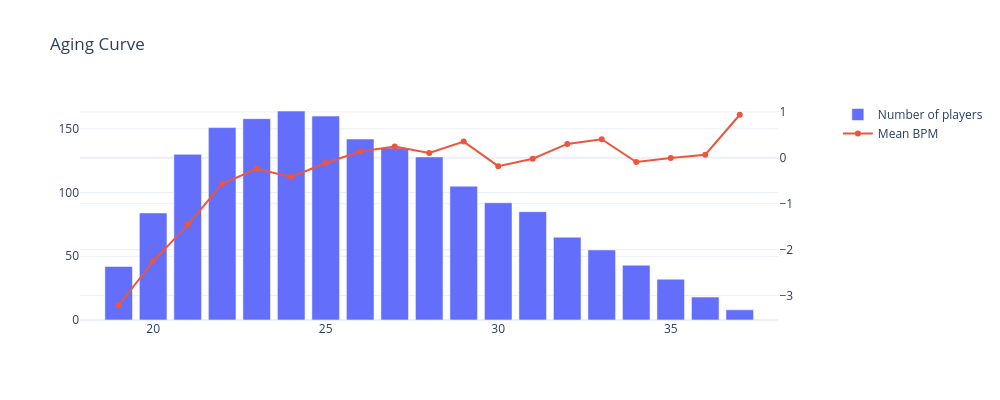

Write notebook code for a chart like this one.
### Code cell
age = players[(players.minutes_played >= 500) & players.age.between(19, 37)]

bpm_mean = age.groupby("age")["box_plus_minus"].mean()

player_count = age.groupby("age")["box_plus_minus"].count()

age = pd.DataFrame({
    "age": bpm_mean.index,
    "box_plus_minus": bpm_mean.values,
    "n": player_count.values
}).reset_index(drop=True)

fig = make_subplots(specs=[[{"secondary_y": True}]])
fig.add_bar(x=age.age, y=age.n, name="Number of players")
fig.add_scatter(x=age.age, y=age.box_plus_minus, name="Mean BPM", mode="lines+markers", secondary_y=True)
fig.update_layout(title="Aging Curve", height=400,width=1000)
fig.show()

### Figure 1 — Plotly figure (JSON) as saved in the notebook; plotly's stock layout.template omitted (floating-point values rounded to 4 significant figures)
{"data": [{"name": "Number of players", "type": "bar", "x": [19.0, 20.0, 21.0, 22.0, 23.0, 24.0, 25.0, 26.0, 27.0, 28.0, 29.0, 30.0, 31.0, 32.0, 33.0, 34.0, 35.0, 36.0, 37.0], "y": [42, 84, 130, 151, 158, 164, 160, 142, 135, 128, 105, 92, 85, 65, 55, 43, 32, 18, 8]}, {"mode": "lines+markers", "name": "Mean BPM", "type": "scatter", "x": [19.0, 20.0, 21.0, 22.0, 23.0, 24.0, 25.0, 26.0, 27.0, 28.0, 29.0, 30.0, 31.0, 32.0, 33.0, 34.0, 35.0, 36.0, 37.0], "xaxis": "x", "y": [-3.212, -2.255, -1.461, -0.5662, -0.2392, -0.4171, -0.1125, 0.1366, 0.2474, 0.1031, 0.3533, -0.1826, -0.02, 0.3015, 0.4036, -0.09302, -0.003125, 0.06667, 0.9375], "yaxis": "y2"}], "layout": {"height": 400, "title": {"text": "Aging Curve"}, "width": 1000, "xaxis": {"anchor": "y", "domain": [0, 0.94]}, "yaxis": {"anchor": "x", "domain": [0, 1]}, "yaxis2": {"anchor": "x", "overlaying": "y", "side": "right"}}}
